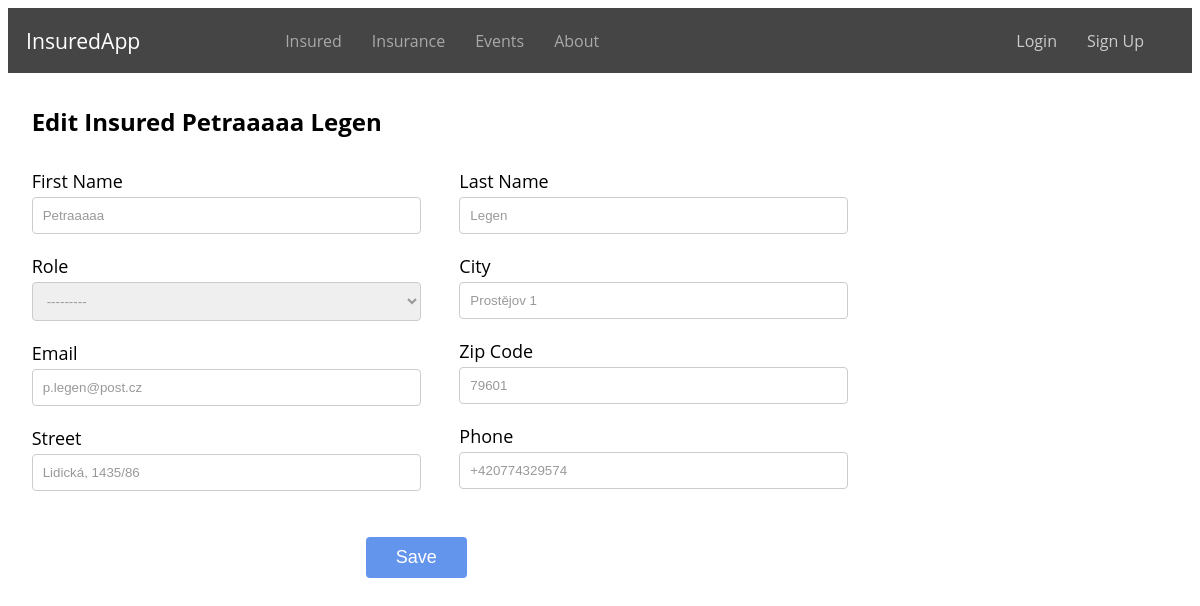
The app's page /insureds/edit/11/, older data.
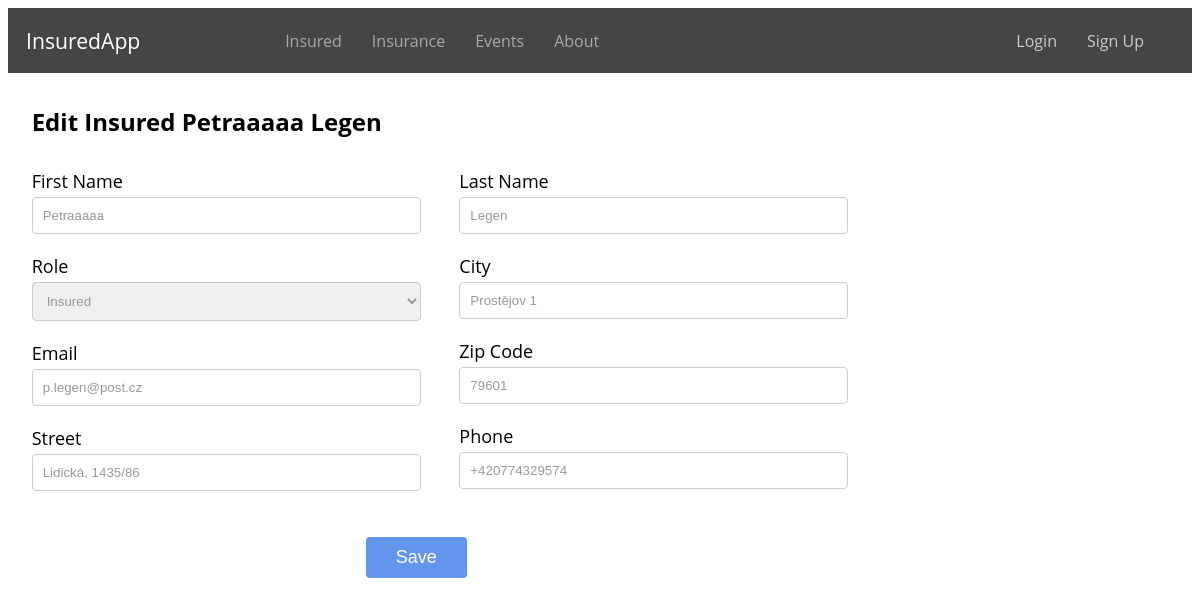
The same page, newer data.
### evidence/models.py (models this page shows, shortened)
class Insured(models.Model):
    user = models.ForeignKey(User, on_delete=models.CASCADE, related_name='insured', null=True, blank=True)
    first_name = models.CharField(max_length=100)
    profile_photo = models.ImageField(upload_to='profile_photos', blank=True, null=True)
    last_name = models.CharField(max_length=100)
    email = models.EmailField()
    role = models.CharField(max_length=20, choices=RoleEnum.choices(), null=True)
    street = models.CharField(max_length=100)
    city = models.CharField(max_length=64)
    zipcode = models.CharField(max_length=16)
    phone = models.CharField(max_length=16)
    is_policyholder = models.BooleanField(default=False)
    class Meta:
        ordering = ['id']

### evidence/views.py (the view)
# urls.py: path('insureds/edit/<int:insured_id>/', views.edit_insured, name='edit_insured'),
def edit_insured(request, insured_id):
    insured = get_object_or_404(Insured, id=insured_id)
    if request.method == 'POST':
        form = InsuredForm(request.POST, instance=insured)
        if form.is_valid():
            print('Role value:', form.cleaned_data['role'])
            form.save()
            return redirect('insured')
    else:
        form = InsuredForm(instance=insured)
    return render(request, 'edit_insured.html', {'form': form, 'insured': insured})

### evidence/forms.py
class InsuredForm(forms.ModelForm):
    class Meta:
        model = Insured
        fields = ['first_name', 'last_name', 'email', 'phone', 'street', 'city', 'zipcode', 'role']

### evidence/templates/edit_insured.html (shortened to what this page needs)
{% extends 'base.html' %}
{% block content %}
    <h2 class="new-insured-h">Edit Insured {{ insured.first_name }} {{ insured.last_name }}</h2>
    <form method="POST" class="insured-form">
        <div class="form-column">
            <div class="form-row">
                <label>First Name</label>
                {{ form.first_name }}
            </div>
            <div class="form-row">
                <label>Role</label>
                {{ form.role }}
            </div>
            <div class="form-row">
                <label>Email</label>
                {{ form.email }}
            </div>
            <div class="form-row">
                <label>Street</label>
                {{ form.street }}
            </div>
        </div>
        <div class="form-column">
            <div class="form-row">
                <label>Last Name</label>
                {{ form.last_name }}
            </div>
            <div class="form-row">
                <label>City</label>
                {{ form.city }}
            </div>
            <div class="form-row">
                <label>Zip Code</label>
                {{ form.zipcode }}
            </div>
            <div class="form-row">
                <label>Phone</label>
                {{ form.phone }}
            </div>
        </div>
        <div class="submit-button-container">
            <input type="submit" value="Save" class="submit-button">
        </div>
    </form>
{% endblock %}

Row changes from the older to the newer data that the page shows:
changed Insured "Petraaaaa": role "---------" → "Insured"
